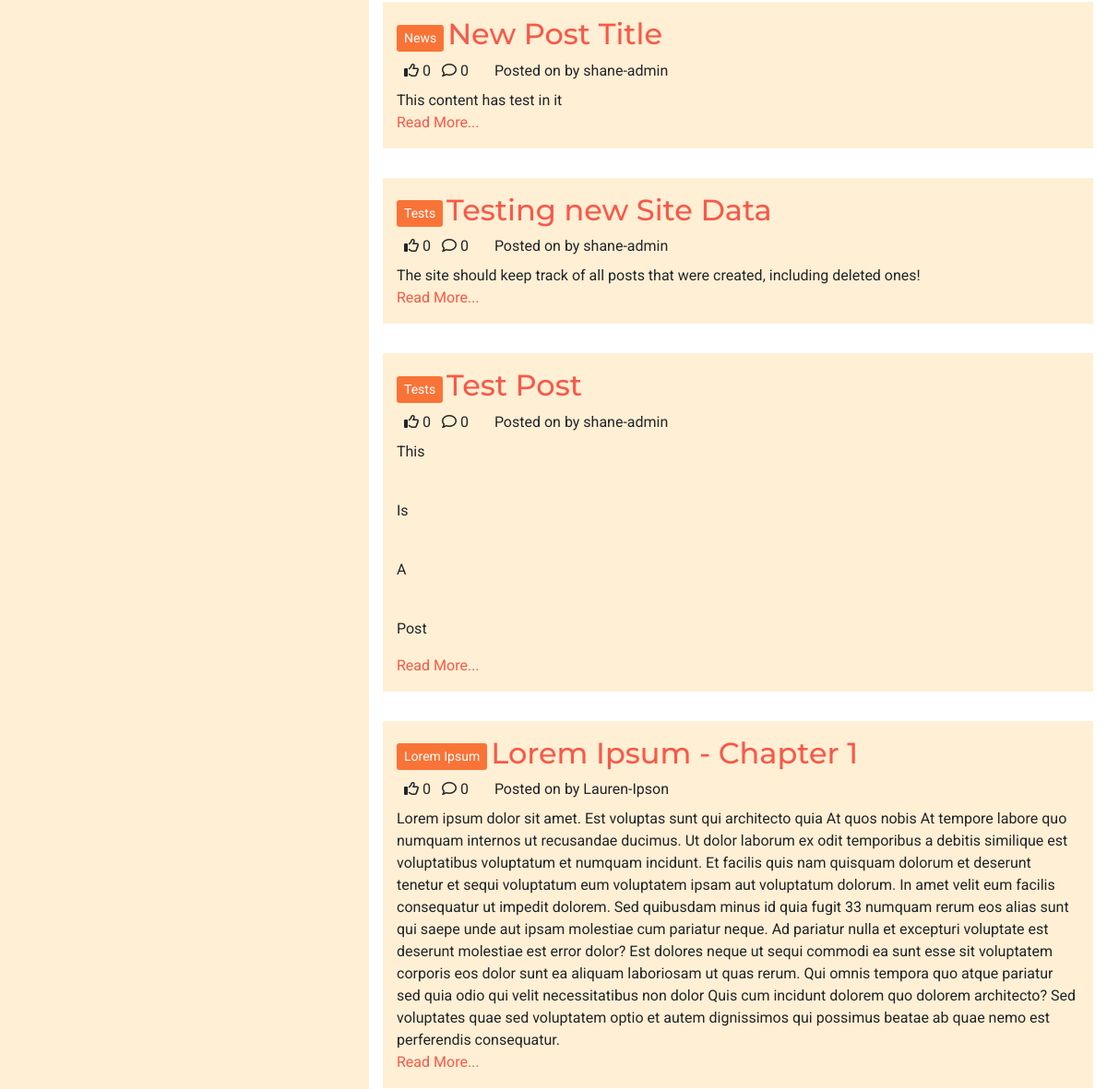
Page / (signed in, middle part) on the earlier database version.
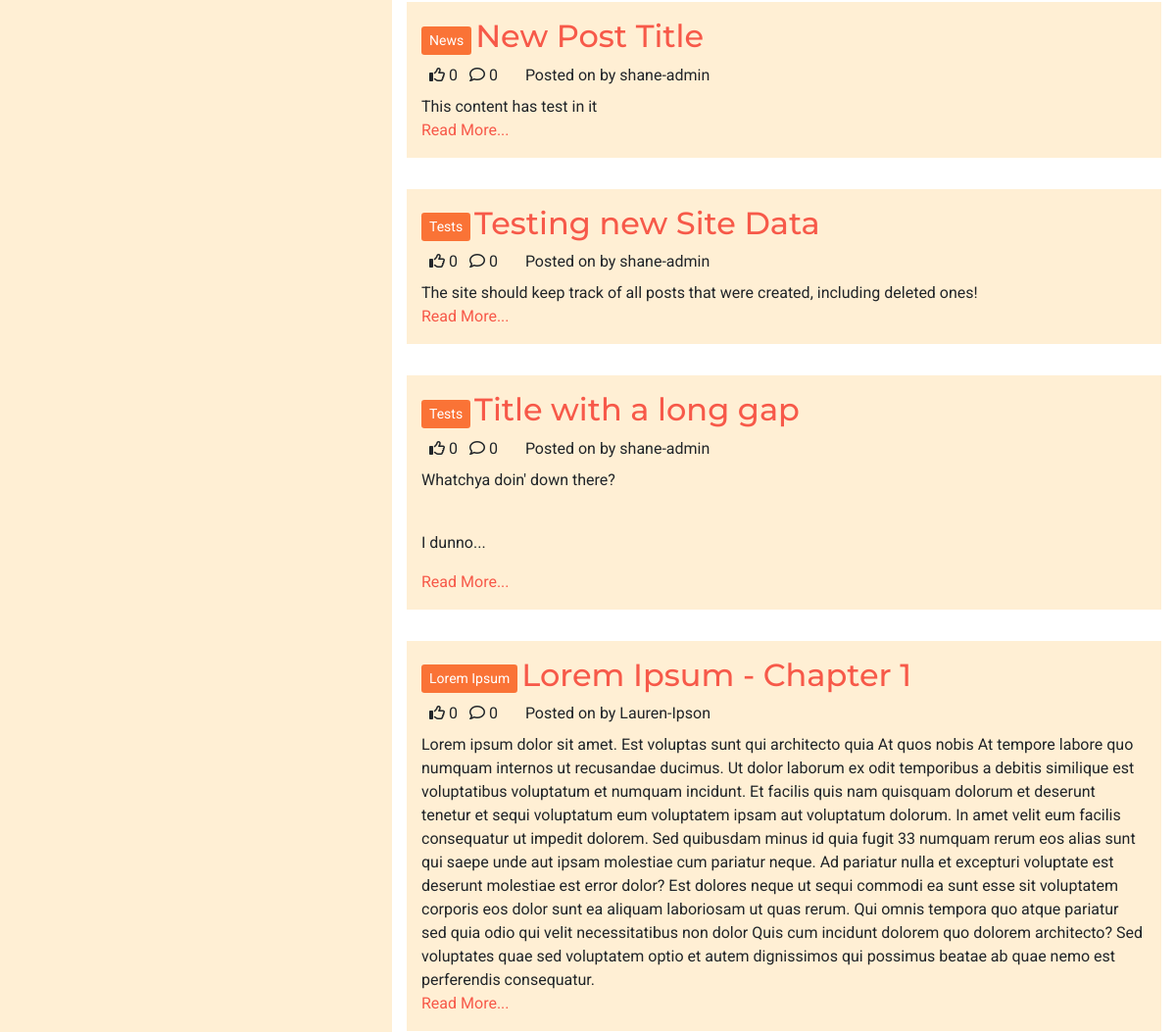
Same page on the later database version.
### forum/models.py (models this page shows, shortened)
class Post(models.Model):
    title = models.CharField(max_length=200)
    slug = models.SlugField(max_length=200, unique=True)
    tag = models.ForeignKey(Tag, on_delete=models.CASCADE,
                            related_name='tagged_posts')
    posted_by = models.ForeignKey(User, on_delete=models.CASCADE,
                                  related_name='added_posts')
    posted_on = models.DateTimeField(auto_now_add=True)
    content = models.TextField()
    edited = models.BooleanField(default=False)
    likes = models.ManyToManyField(User, related_name='post_likes', blank=True)
    approved = models.BooleanField(default=False)
    class Meta:
        ordering = ['-posted_on']
    def number_of_likes(self):
        return self.likes.count()
    def number_of_comments(self):
        return self.comments.count()

class Tag(models.Model):
    name = models.CharField(max_length=30, unique=True)
    def __str__(self):
        return self.name

### forum/views.py (the view)
# urls.py: path('', views.ListPosts.as_view(), name='home'),
class ListPosts(View):
    def get(self, request):
        if not request.user.is_authenticated:
            return redirect('accounts/login')
        posts = Post.objects \
                    .annotate(num_likes=Count('likes')) \
                    .order_by('-num_likes')
        context = get_paginated_posts(request, posts)
        context['heading'] = "What's Trending"
        context['selected_tab'] = 'Popular'
        return render(
            request,
            'index.html',
            context,
        )

### forum/core/pagination.py (called while the page is built)
def get_paginated_posts(request, post_list):
    p = Paginator(post_list, POSTS_PER_PAGE)
    page = request.GET.get('page')
    current_posts = p.get_page(page)
    pagination_context = {
        'post_list': current_posts,
        'page': page
    }
    if page is None:
        page = 1
    if p.num_pages > NUM_PAGES:
        pagination_context.update(get_page_range(
            int(page),
            p.num_pages
        ))
    else:
        pagination_context['page_range'] = p.page_range
    return pagination_context

### templates/index.html (shortened to what this page needs)
{% extends "base.html" %}
{% block content %}
{% for post in post_list %}
    <div class="row post">
        <div class="post-title col-12">
            <a href="#" class="btn btn-sm tag align-middle">{{ post.tag }}</a>
            <a href="{% url 'view_post' post.slug %}" class="anchor-no-style">
                <h2 class="d-inline-block align-middle">{{ post.title }}</h2>
            </a>
        </div>
        <div class="col-12">
            {% if user in post.likes.all %}
                <i class="fa-solid fa-thumbs-up ml-2"></i>
            {% else %}
                <i class="fa-regular fa-thumbs-up ml-2"></i>
            {% endif %}
            {{ post.number_of_likes }}
            <i class="fa-regular fa-comment ml-2"></i>
            {{ post.number_of_comments }}
            <p class="d-inline ml-4">Posted on {{ post.date_formatted }} by {{ post.posted_by }}</p>
        </div>
        <div class="col-12">
            <div class="mt-2">{{ post.content|safe }}</div>
            <a href="{% url 'view_post' post.slug %}">Read More...</a>
        </div>
    </div>
{% endfor %}
{% endblock content %}

### templates/base.html (shortened to what this page needs)
{% load static %}
<!DOCTYPE html>
<html lang="en">
<head>
    <link rel="stylesheet" href="https://cdn.jsdelivr.net/npm/bootstrap@4.6.2/dist/css/bootstrap.min.css"
>
    <link rel="stylesheet" href="{% static 'css/style.css' %}" type="text/css">
</head>
<body id="main-page">
    <div>
        <div class="container-fluid">
            <div class="row">
                <nav class="d-none d-md-block col-4">
                </nav>
                <div id="main-content" class="col col-md-8">
                    <section>
                        {% block content %}
                        {% endblock content %}
                    </section>
                </div>
            </div>
        </div>
    </div>
</body>
</html>

### static/css/style.css (style rules this page uses)
* { font-family: 'Roboto', sans-serif; }
h1, h2, h3 { font-family: 'Montserrat', sans-serif; }
.anchor-no-style, .anchor-no-style:hover { text-decoration: none; }
a, h1, h2, h3 { color: #f75949; }
.btn { background-color: #f75949; border: none; color: white; }
#main-page { background-color: #FFEFD4; }
#main-content { background-color: white; padding-top: 32px; height: calc(100vh - 56px); overflow-y: auto; display: grid; grid-template-columns: 1fr; grid-template-rows: 1fr auto; }
.post { margin: 32px 0; padding: 16px 0; background-color: #FFEFD4; }
.tag { background-color: #FA7336; color: white; }

Differences in the rows shown:
removed Post: tag "Tests", title "Test Post", number_of_likes "0", number_of_comments "0", posted_by "shane-admin", content "This Is A Post"
added Post: tag "Tests", title "Title with a long gap", number_of_likes "0", number_of_comments "0", posted_by "shane-admin", content "Whatchya doin' down there? I dunno..."
